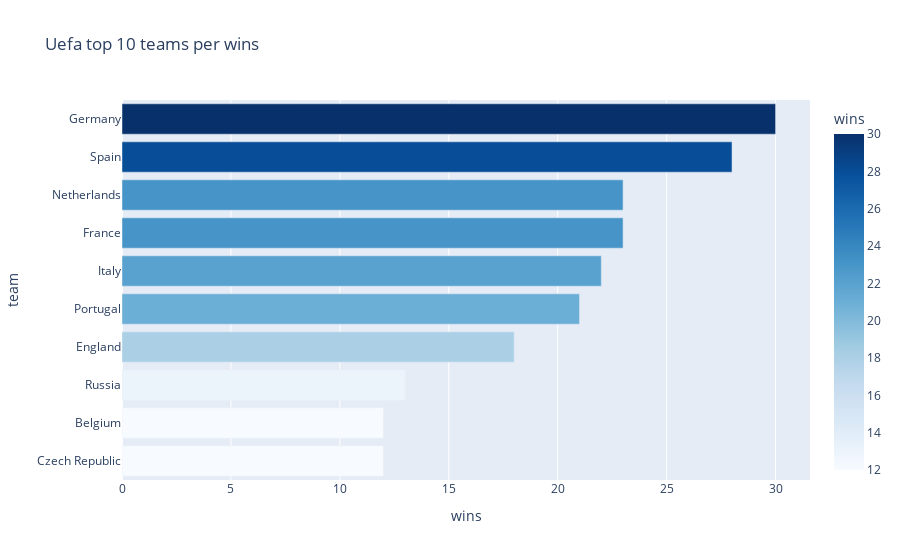
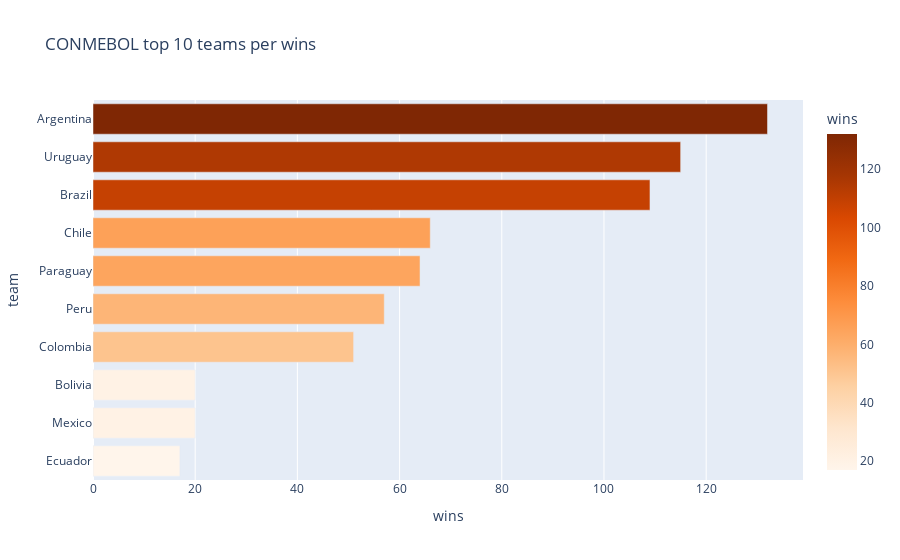

Notebook code cell kept with these figures, in order:
### Code cell
ranking_copa = count_wins(copa_américa_df)
ranking_euro = count_wins(uefa_euro_df)

fig_uefa = px.bar(ranking_euro.head(10).reset_index(),
                  x = 'victories', y ='index', orientation='h',
                   title= 'Uefa top 10 teams per wins',
                labels={'index' : 'team', 'victories': 'wins'},
                 color='victories', color_continuous_scale= 'Blues' )

fig_uefa.update_layout(yaxis = dict(autorange = "reversed"))
fig_uefa.show()

fig_conmebol = px.bar(ranking_copa.head(10).reset_index(),
                      x = 'victories', y = 'index', orientation= 'h',
                      title= 'CONMEBOL top 10 teams per wins',
                      labels={'index' : 'team', 'victories': 'wins'},
                      color = 'victories', color_continuous_scale='Oranges')

fig_conmebol.update_layout(yaxis =dict(autorange = 'reversed'))
fig_conmebol.show()

### Figure 1 — Plotly figure (JSON) as saved in the notebook; plotly's stock layout.template omitted (floating-point values rounded to 4 significant figures)
{"data": [{"hovertemplate": "wins=%{marker.color}<br>team=%{y}<extra></extra>", "legendgroup": "", "marker": {"color": [30, 28, 23, 23, 22, 21, 18, 13, 12, 12], "coloraxis": "coloraxis", "pattern": {"shape": ""}}, "name": "", "orientation": "h", "showlegend": false, "textposition": "auto", "type": "bar", "x": [30, 28, 23, 23, 22, 21, 18, 13, 12, 12], "xaxis": "x", "y": ["Germany", "Spain", "Netherlands", "France", "Italy", "Portugal", "England", "Russia", "Belgium", "Czech Republic"], "yaxis": "y"}], "layout": {"barmode": "relative", "coloraxis": {"colorbar": {"title": {"text": "wins"}}, "colorscale": [[0, "rgb(247,251,255)"], [0.125, "rgb(222,235,247)"], [0.25, "rgb(198,219,239)"], [0.375, "rgb(158,202,225)"], [0.5, "rgb(107,174,214)"], [0.625, "rgb(66,146,198)"], [0.75, "rgb(33,113,181)"], [0.875, "rgb(8,81,156)"], [1, "rgb(8,48,107)"]]}, "legend": {"tracegroupgap": 0}, "title": {"text": "Uefa top 10 teams per wins"}, "xaxis": {"anchor": "y", "domain": [0, 1], "title": {"text": "wins"}}, "yaxis": {"anchor": "x", "autorange": "reversed", "domain": [0, 1], "title": {"text": "team"}}}}

### Figure 2 — Plotly figure (JSON) as saved in the notebook; plotly's stock layout.template omitted (floating-point values rounded to 4 significant figures)
{"data": [{"hovertemplate": "wins=%{marker.color}<br>team=%{y}<extra></extra>", "legendgroup": "", "marker": {"color": [132, 115, 109, 66, 64, 57, 51, 20, 20, 17], "coloraxis": "coloraxis", "pattern": {"shape": ""}}, "name": "", "orientation": "h", "showlegend": false, "textposition": "auto", "type": "bar", "x": [132, 115, 109, 66, 64, 57, 51, 20, 20, 17], "xaxis": "x", "y": ["Argentina", "Uruguay", "Brazil", "Chile", "Paraguay", "Peru", "Colombia", "Bolivia", "Mexico", "Ecuador"], "yaxis": "y"}], "layout": {"barmode": "relative", "coloraxis": {"colorbar": {"title": {"text": "wins"}}, "colorscale": [[0, "rgb(255,245,235)"], [0.125, "rgb(254,230,206)"], [0.25, "rgb(253,208,162)"], [0.375, "rgb(253,174,107)"], [0.5, "rgb(253,141,60)"], [0.625, "rgb(241,105,19)"], [0.75, "rgb(217,72,1)"], [0.875, "rgb(166,54,3)"], [1, "rgb(127,39,4)"]]}, "legend": {"tracegroupgap": 0}, "title": {"text": "CONMEBOL top 10 teams per wins"}, "xaxis": {"anchor": "y", "domain": [0, 1], "title": {"text": "wins"}}, "yaxis": {"anchor": "x", "autorange": "reversed", "domain": [0, 1], "title": {"text": "team"}}}}
